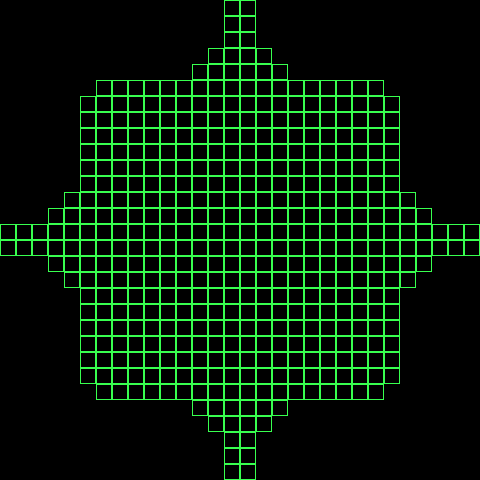

Below is a game level as drawn by its tile map, then a one-line description and the .tmx that defines it (tile-layer data replaced by summaries):
An orthogonal 30x30 tile map with 16x16 px tiles, 1 tile layer (Tile Layer 1).

<map version="1.0" orientation="orthogonal" width="30" height="30" tilewidth="16" tileheight="16">
 <tileset firstgid="1" name="matrix_tiles" tilewidth="16" tileheight="16">
  <image source="matrix_tiles.png" width="64" height="16" />
  <tile id="2">
   <properties>
    <property name="type" value="wall" />
   </properties>
  </tile>
 </tileset>
 <layer name="Tile Layer 1" width="30" height="30">
  <data>[900 cells, 900 non-empty, 2 distinct tile ids]</data>
 </layer>
</map>